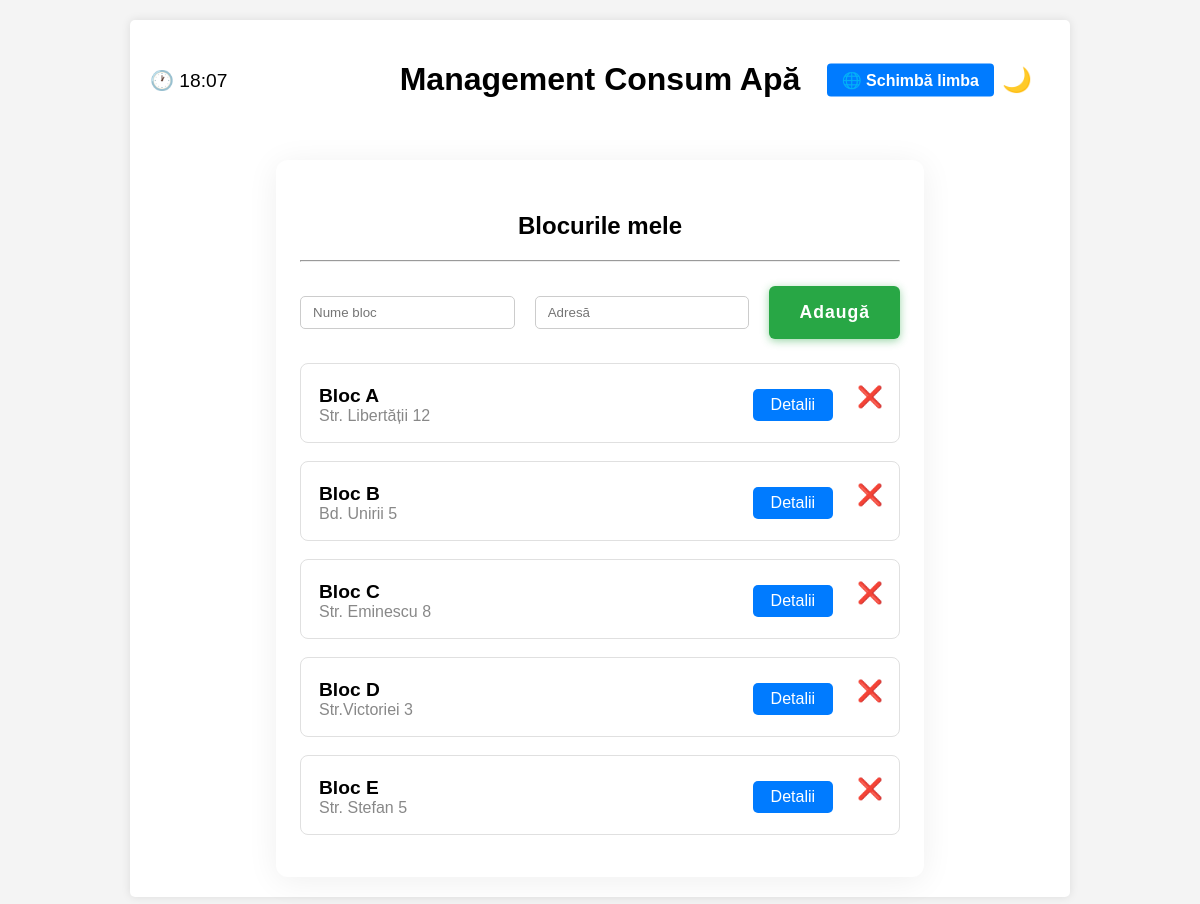
/blocuri (signed in), run on the app's committed database.
### tables this page shows
CREATE TABLE blocks (
            id INTEGER PRIMARY KEY AUTOINCREMENT,
            name TEXT NOT NULL,
            address TEXT NOT NULL
        );

### app.py (the view)
@app.route('/blocuri', methods=['GET', 'POST'])
@login_required
def blocuri():
    return manage_blocks()

### app.py (called while the page is built)
@app.context_processor
def inject_language_context():
    return inject_language()

### functions/auth.py (called while the page is built)
def login_required(f):
    @wraps(f)  # Păstrează metadatele funcției originale
    def decorated_function(*args, **kwargs):
        if 'username' not in session:
            return redirect(url_for('login'))
        return f(*args, **kwargs)
    return decorated_function

### functions/blocks.py (called while the page is built, shortened)
def manage_blocks():
    try:
        blocks = get_blocks()
        return render_template('template2.html', blocks=blocks, language=session.get('language', 'ro'))
    except Exception as e:
        print(f"Eroare la afișare blocuri: {e}")
        return 'A apărut o eroare la afișarea blocurilor.', 500

### functions/database.py (called while the page is built)
def get_blocks():
    conn = sqlite3.connect(DATABASE_PATH)
    cursor = conn.cursor()
    cursor.execute('SELECT id, name, address FROM blocks')
    blocks = [ {'id': row[0], 'name': row[1], 'address': row[2]} for row in cursor.fetchall() ]
    conn.close()
    return blocks

### functions/language.py (called while the page is built)
def inject_language():
    return {'language': session.get('language', 'ro')}

### templates/template2.html (shortened to what this page needs)
{% extends 'layout.html' %}
{% block content %}
<div class="block-list-container" style="max-width:600px;margin:40px auto 0 auto;padding:32px 24px 24px 24px;background:#fff;border-radius:12px;box-shadow:0 4px 32px #0001;">
    <h2 style="text-align:center;">{{ 'Blocurile mele' if language == 'ro' else 'My Buildings' }}</h2>
    <hr style="margin:18px 0 24px 0;">
    <form id="add-block-form" method="POST" style="display:flex;gap:10px;justify-content:center;margin-bottom:24px;">
        <input type="text" name="block_name" placeholder="{{ 'Nume bloc' if language == 'ro' else 'Block name' }}" required style="padding:8px 12px;border:1px solid #ccc;border-radius:5px;">
        <input type="text" name="block_address" placeholder="{{ 'Adresă' if language == 'ro' else 'Address' }}" required style="padding:8px 12px;border:1px solid #ccc;border-radius:5px;">
        <button type="submit" style="background-color:#28a745; color:white; border:none; border-radius:6px; padding:12px 30px; cursor:pointer; font-size:1.1em; font-weight:bold; box-shadow:0 2px 8px #28a74577; letter-spacing:1px;">{{ 'Adaugă' if language == 'ro' else 'Add' }}</button>
    </form>
    <ul id="block-list" style="list-style:none;padding:0;">
    {% for block in blocks %}
        <li class="block-item" style="margin-bottom:18px;padding:18px 18px 14px 18px;border:1px solid #e0e0e0;border-radius:8px;display:flex;align-items:center;justify-content:space-between;">
            <div>
                <span style="font-size:1.2em;font-weight:bold;">{{ block.name }}</span><br>
                <span style="color:#888;">{{ block.address }}</span>
            </div>
            <div style="display:flex;gap:10px;align-items:center;">
                <a href="{{ url_for('block_detail', block_id=block.id) }}" style="padding:7px 18px;background:#007bff;color:#fff;border-radius:5px;text-decoration:none;font-weight:500;font-size:1em;">{{ 'Detalii' if language == 'ro' else 'Details' }}</a>
                <form method="POST" style="display:inline;">
    <button type="submit" class="delete-block-btn" style="display:inline-block; background:none; border:none; color:#d32f2f; font-size:1.3em; font-weight:bold; position:relative; left:8px; top:2px; cursor:pointer; transition:color 0.2s;" title="{{ 'Șterge blocul' if language == 'ro' else 'Delete block' }}">❌</button>
</form>
            </div>
        </li>
    {% endfor %}
    </ul>
</div>
{% endblock %}

### templates/layout.html (shortened to what this page needs)
<!DOCTYPE html>
<html lang="{{ language }}">
<head>
    <link rel="stylesheet" href="{{ url_for('static', filename='style.css') }}">
</head>
<body>
    <div class="container">
        <div class="header-container" style="display:flex;align-items:center;justify-content:center;position:relative;margin-bottom:20px;">
            <div class="clock" id="romania-clock"></div>
            <div class="title-clock" style="flex:1;text-align:center;">
                <h1>{{ 'Management Consum Apă' if language == 'ro' else 'Water Consumption Management' }}</h1>
            </div>
            <button id="theme-toggle" aria-label="Toggle dark/light mode" style="position:absolute;right:12px;top:50%;transform:translateY(-50%);background:none;border:none;outline:none;cursor:pointer;font-size:1.5em;transition:color 0.2s;z-index:10;">
                <span id="theme-toggle-icon">🌙</span>
            </button>
            {% if 'username' in session %}
            <div style="position:absolute;right:56px;top:50%;transform:translateY(-50%);">
                <a href="{{ url_for('change_language', next=request.full_path) }}" title="{{ 'Schimbă limba' if language == 'ro' else 'Change Language' }}" style="padding:8px 15px;text-decoration:none;color:white;background-color:#007bff;border-radius:4px;font-weight:bold;font-size:1em;">
                    🌐 {{ 'Schimbă limba' if language == 'ro' else 'Change Language' }}
                </a>
            </div>
            {% endif %}
        </div>
        <div>
            {% block content %}{% endblock %}
        </div>
    </div>
</body>
</html>

### static/style.css (style rules this page uses)
body { font-family: Arial, sans-serif; background-color: #f4f4f4; margin: 0; padding: 20px; }
h1 { text-align: center; }
.container { max-width: 900px; margin: auto; background: white; padding: 20px; border-radius: 5px; box-shadow: 0 0 10px rgba(0, 0, 0, 0.1); }
h2 { text-align: center; }
input[type="text"], input[type="password"] { width: 100%; padding: 10px; margin: 10px 0; border: 1px solid #ccc; border-radius: 4px; }
form { display: flex; justify-content: center; margin-bottom: 20px; }
input[type="text"] { padding: 10px; border: 1px solid #ccc; border-radius: 4px; margin-right: 10px; }

### templates/layout.html (style rules this page uses)
.header-container { display: flex; align-items: center; justify-content: center; position: relative; margin-bottom: 20px; }
.clock { font-size: 1.2em; position: absolute; left: 0; top: 50%; transform: translateY(-50%); }
.title-clock { text-align: center; }
body, html { transition: background 0.3s, color 0.3s; }

### data on the page
blocks: name "Bloc A", address "Str. Libertății 12", value "Detalii"
blocks: name "Bloc B", address "Bd. Unirii 5", value "Detalii"
blocks: name "Bloc C", address "Str. Eminescu 8", value "Detalii"
blocks: name "Bloc D", address "Str.Victoriei 3", value "Detalii"
blocks: name "Bloc E", address "Str. Stefan 5", value "Detalii"

### other printed values
{{ 'Schimbă limba' if language == 'ro' else 'Change Language' }} "Schimbă limba"
{{ 'Blocurile mele' if language == 'ro' else 'My Buildings' }} "Blocurile mele"
{{ 'Adaugă' if language == 'ro' else 'Add' }} "Adaugă"
